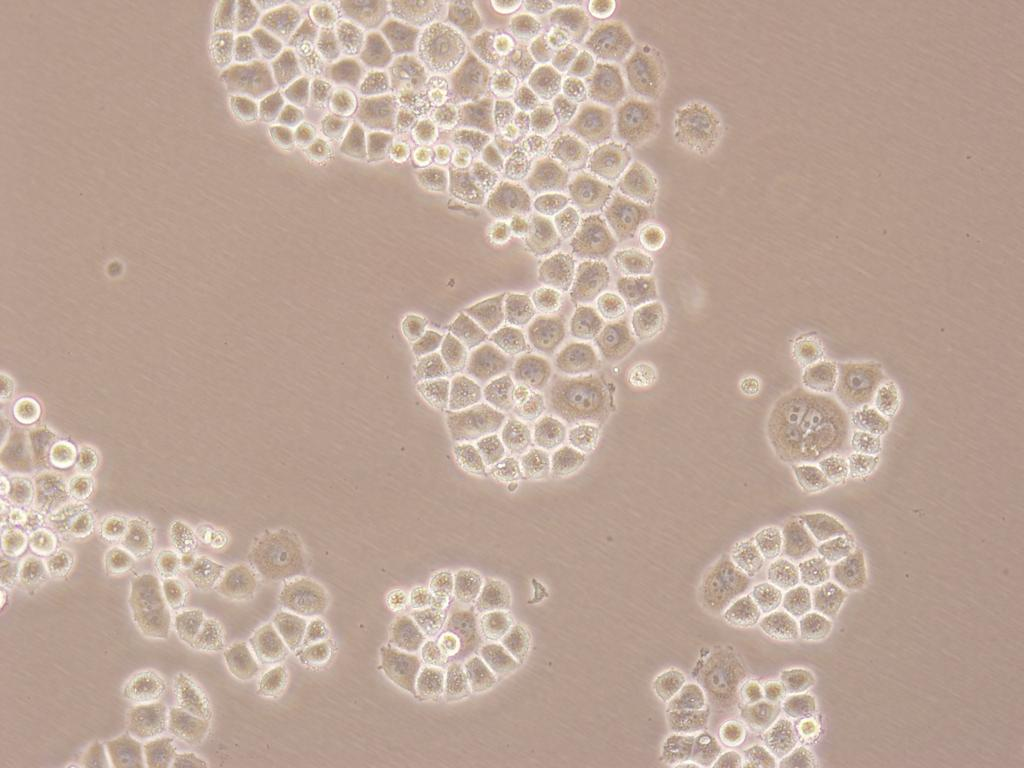
#> input picture data/images/im1.jpg, 1024 x 768 px
$ python -i part1_foreground.py   (imports and definitions only)
#> lines starting #> are read from the running program, lines starting #| are printed output that depends on the picture; after the words box and inside, x2 and y2 are one past the last pixel; in counts of white or black regions, pixels touching at a corner belong together
#> further down, picture is the input picture: shape (768, 1024, 3); mean B, G, R 152.3, 165.8, 189.1
import numpy as np
import cv2
from scipy import ndimage
from skimage import filters, morphology, measure
import matplotlib.pyplot as plt
from src.util import calculate_precision_recall_f1, visualize_mask_results, save_result

def obtain_foreground_mask(image, method='filled_mask'):
    """
    Extract foreground (cells) from background in CAMA-1 cell microscopy images.

    Parameters:
    -----------
    image : numpy.ndarray
        Input RGB image
    method : str
        Segmentation method ('filled_mask', 'otsu', 'combined')

    Returns:
    --------
    numpy.ndarray
        Binary mask where foreground (cell) pixels are 1 and background pixels are 0
    """
#> called with method = 'filled_mask'
    # start. Convert to grayscale
    gray = cv2.cvtColor(image, cv2.COLOR_BGR2GRAY)
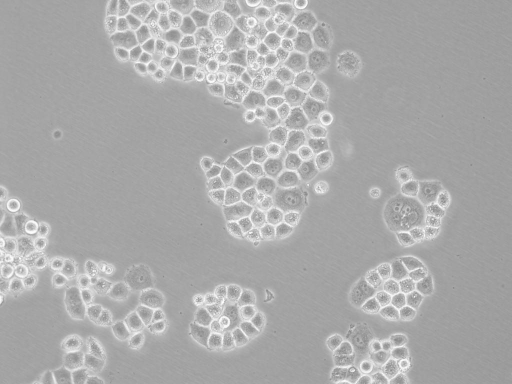
#> gray: shape (768, 1024) (shown at 1/2 size); min 119, max 254, mean 171.2

    if method == 'filled_mask':
        # This method specifically targets filling the entire cell areas

        # a lets start with apply contrast enhancement
        clahe = cv2.createCLAHE(clipLimit=2.0, tileGridSize=(8, 8))
        enhanced = clahe.apply(gray)
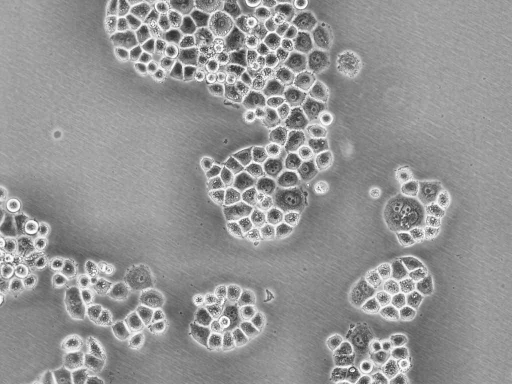
#> enhanced: shape (768, 1024) (shown at 1/2 size); min 43, max 255, mean 147.8

        #  set threshold to get initial cell areas and boundaries
        # handle to appear brighter than background in CAMA-1 images
        _, binary = cv2.threshold(enhanced, 0, 255, cv2.THRESH_BINARY + cv2.THRESH_OTSU)
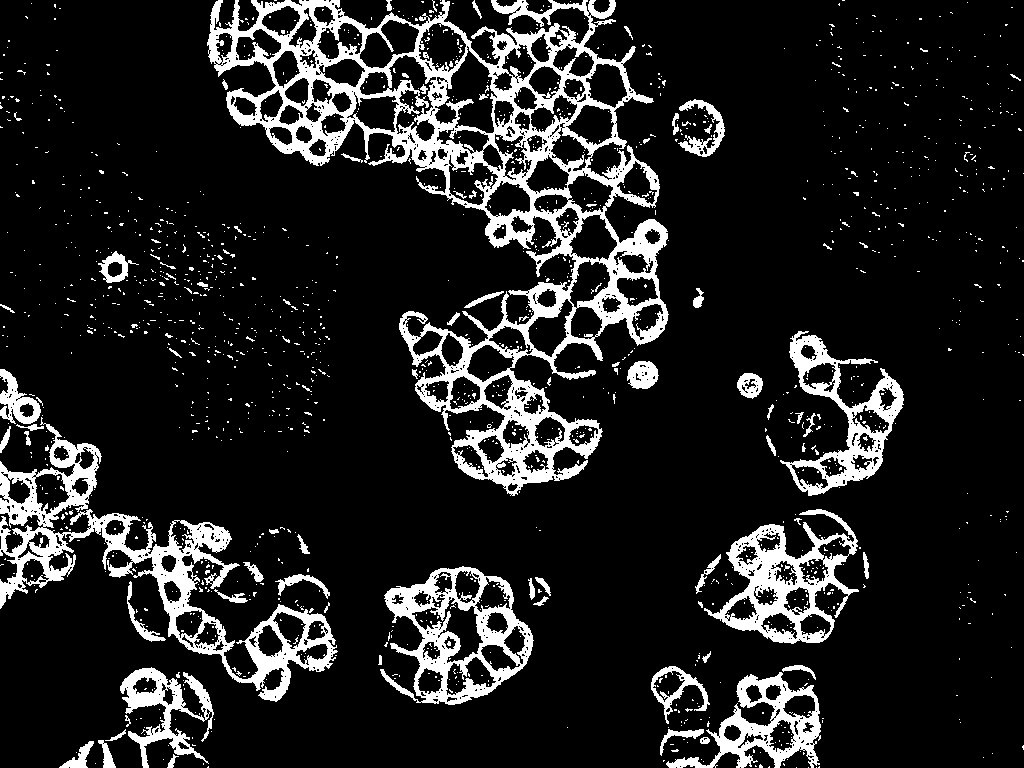
#> binary: shape (768, 1024); 13.2% white; 1542 white regions (1458 under 20 px), largest, box (x1, y1, x2, y2) and area: (207, 0, 669, 496) 45567, (0, 417, 338, 702) 15481, (380, 566, 534, 705) 7424

        # use morphological operations to fill cell interiors
        kernel_close = np.ones((15, 15), np.uint8)  # Large kernel to close gaps within cells
        closed = cv2.morphologyEx(binary, cv2.MORPH_CLOSE, kernel_close)
#> closed: shape (768, 1024); 26.1% white; 242 white regions (179 under 20 px), largest, box (x1, y1, x2, y2) and area: (207, 0, 669, 496) 90603, (0, 369, 338, 702) 33588, (695, 331, 904, 644) 23822

        # Apply hole filling
        filled = ndimage.binary_fill_holes(closed).astype(np.uint8)
#> filled: shape (768, 1024); values 0 (black) and 1 (white), 31.3% white; 241 white regions (178 under 20 px), largest, box (x1, y1, x2, y2) and area: (207, 0, 669, 496) 117531, (0, 369, 338, 702) 40811, (695, 331, 904, 644) 25962


        # Remove small objects (noise)
        mask_cleaned = morphology.remove_small_objects(
            filled.astype(bool), min_size=500
        ).astype(np.uint8)
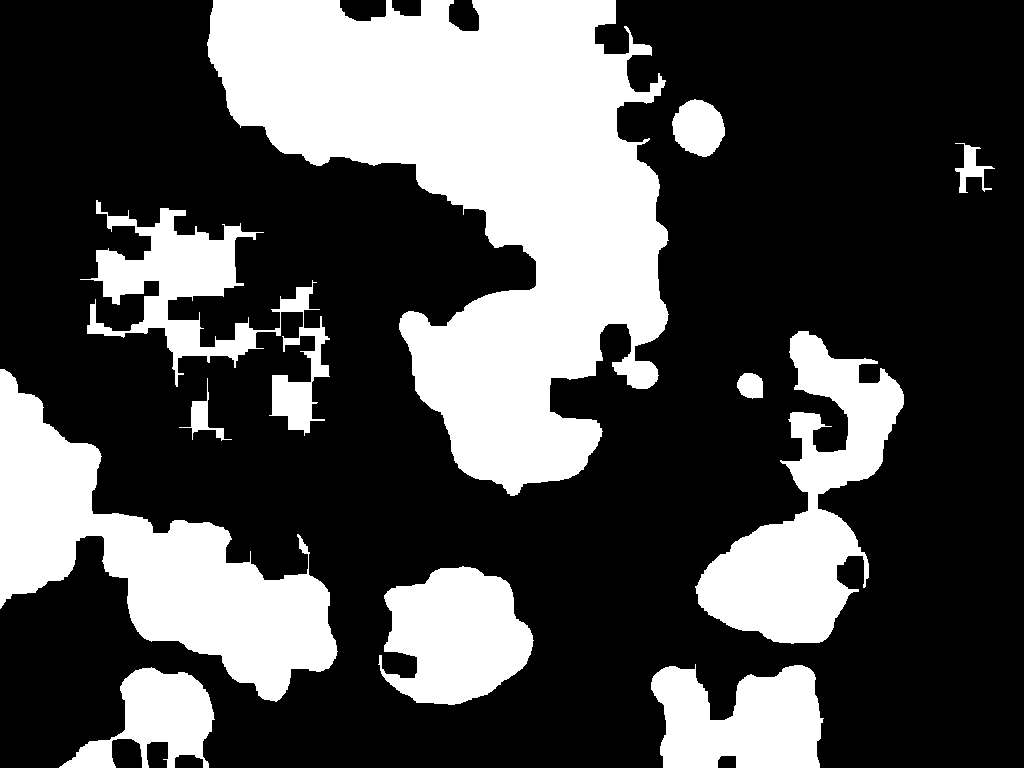
#> mask_cleaned: shape (768, 1024); values 0 (black) and 1 (white), 30.6% white; 11 white regions, largest, box (x1, y1, x2, y2) and area: (207, 0, 669, 496) 117531, (0, 369, 338, 702) 40811, (695, 331, 904, 644) 25962

        # Apply additional closing to smooth boundaries
        kernel_smooth = np.ones((7, 7), np.uint8)
        mask = cv2.morphologyEx(mask_cleaned, cv2.MORPH_CLOSE, kernel_smooth)

    elif method == 'otsu':
        # Standard Otsu thresholding

        # Apply Gaussian blur to reduce noise
        blurred = cv2.GaussianBlur(gray, (5, 5), 0)

        # Apply Otsu's thresholding
        _, binary = cv2.threshold(blurred, 0, 1, cv2.THRESH_BINARY + cv2.THRESH_OTSU)

        # we are using morphological operations to fill holes and smooth
        #this is allowed as stated in pdf.
        kernel = np.ones((11, 11), np.uint8)
        closed = cv2.morphologyEx(binary, cv2.MORPH_CLOSE, kernel)
        mask = ndimage.binary_fill_holes(closed).astype(np.uint8)

        # Remove small objects
        mask = morphology.remove_small_objects(mask.astype(bool), min_size=400).astype(np.uint8)

    elif method == 'combined':
        # Combination of methods

        # Apply CLAHE enhancement
        clahe = cv2.createCLAHE(clipLimit=2.0, tileGridSize=(8, 8))
        enhanced = clahe.apply(gray)

        # Apply Otsu's thresholding
        _, otsu_mask = cv2.threshold(enhanced, 0, 1, cv2.THRESH_BINARY + cv2.THRESH_OTSU)

        # Apply adaptive thresholding
        adaptive_mask = cv2.adaptiveThreshold(
            enhanced, 1, cv2.ADAPTIVE_THRESH_GAUSSIAN_C,
            cv2.THRESH_BINARY, 111, 2  # Large block size to capture cell regions
        )

        # Combine masks (union rather than intersection)
        combined_mask = np.maximum(otsu_mask, adaptive_mask)

        # Fill holes, incerase smoothnesss
        kernel = np.ones((15, 15), np.uint8)
        closed = cv2.morphologyEx(combined_mask, cv2.MORPH_CLOSE, kernel)
        filled = ndimage.binary_fill_holes(closed).astype(np.uint8)

        # Remove small objects because of noise
        mask = morphology.remove_small_objects(filled.astype(bool), min_size=500).astype(np.uint8)

    else:
        raise ValueError(f"Unknown segmentation method: {method}")

    return mask

# [48 lines left out: function evaluate_foreground_mask, not called in this run]

# lets run the script directly for testing
# [29 lines not run here, left out]

>>> import cv2
>>> picture = cv2.imread('../data/images/im1.jpg')
>>> result = obtain_foreground_mask(picture)

$ run again, on data/images/im2.jpg
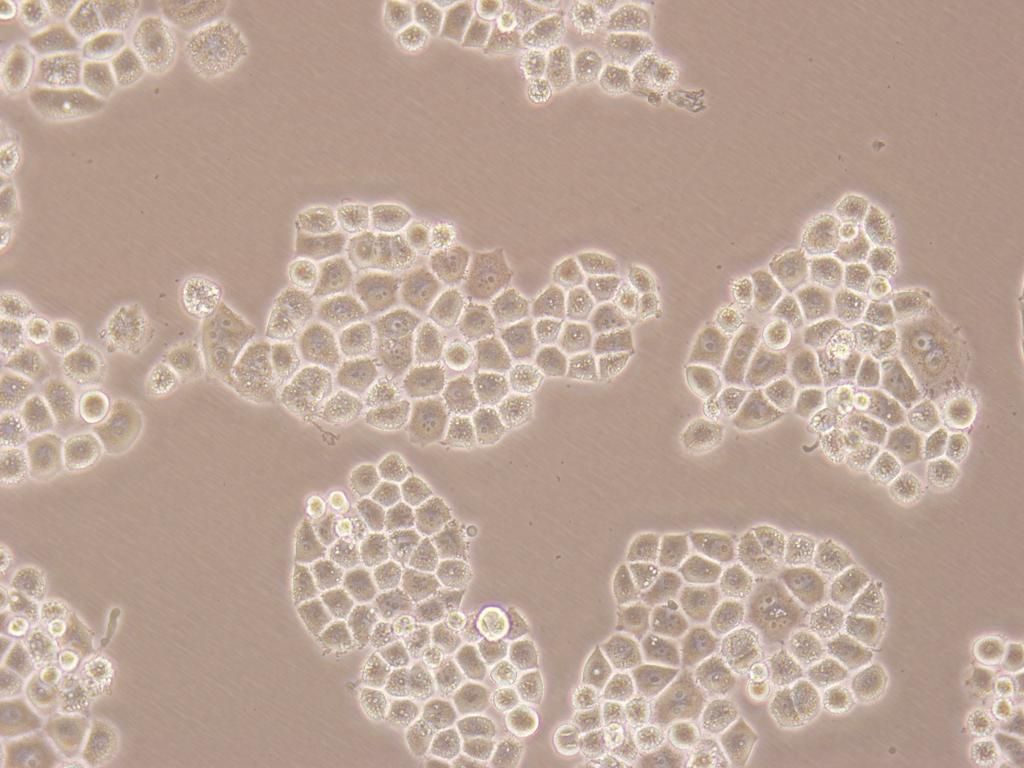
#> input picture data/images/im2.jpg, 1024 x 768 px
#> picture is the input picture: shape (768, 1024, 3); mean B, G, R 151.2, 164.5, 187.6
#> in obtain_foreground_mask, `_, binary = cv2.threshold(enhanced, 0, 255, cv2.THRESH_BINARY + cv2.TH..`:
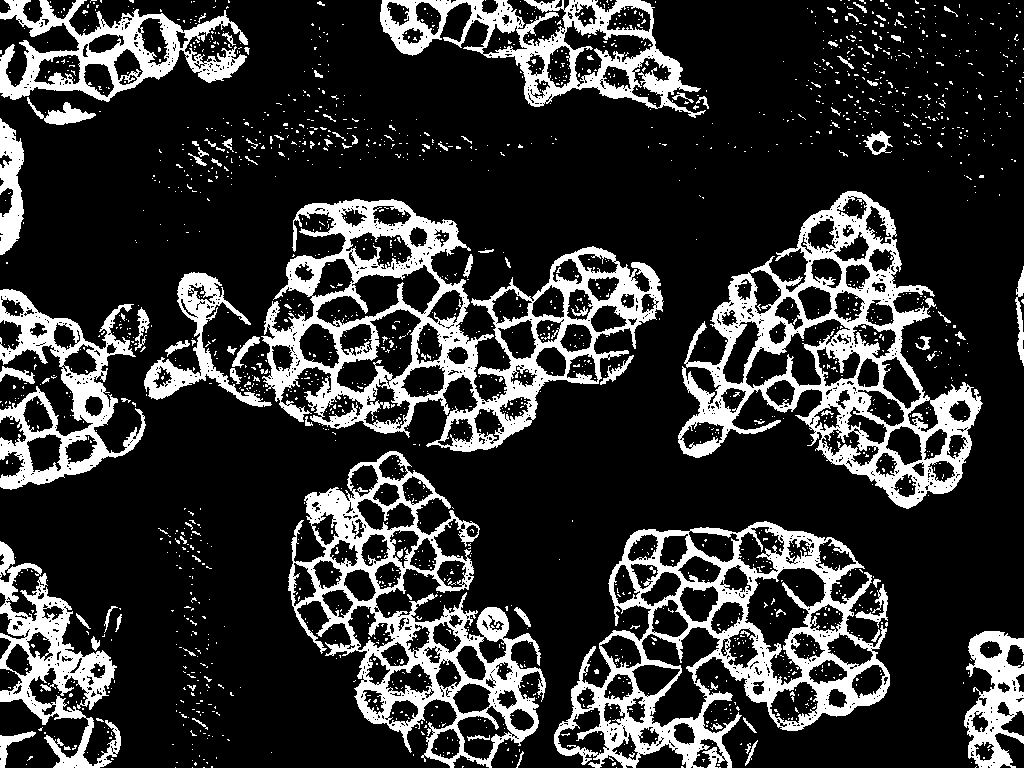
#> binary: shape (768, 1024); 19.9% white; 1996 white regions (1886 under 20 px), largest, box (x1, y1, x2, y2) and area: (261, 199, 664, 452) 27688, (678, 191, 983, 509) 24685, (554, 521, 890, 768) 23021
#> closed: shape (768, 1024); 39.5% white; 104 white regions (77 under 20 px), largest, box (x1, y1, x2, y2) and area: (144, 199, 664, 452) 60779, (554, 521, 890, 768) 48124, (678, 191, 983, 509) 46626
#> filled: shape (768, 1024); values 0 (black) and 1 (white), 46.8% white; 103 white regions (76 under 20 px), largest, box (x1, y1, x2, y2) and area: (144, 199, 664, 452) 76157, (554, 521, 890, 768) 60358, (678, 191, 983, 509) 56348
#> in obtain_foreground_mask, `mask_cleaned = morphology.remove_small_objects( filled.astype(bool), m..`:
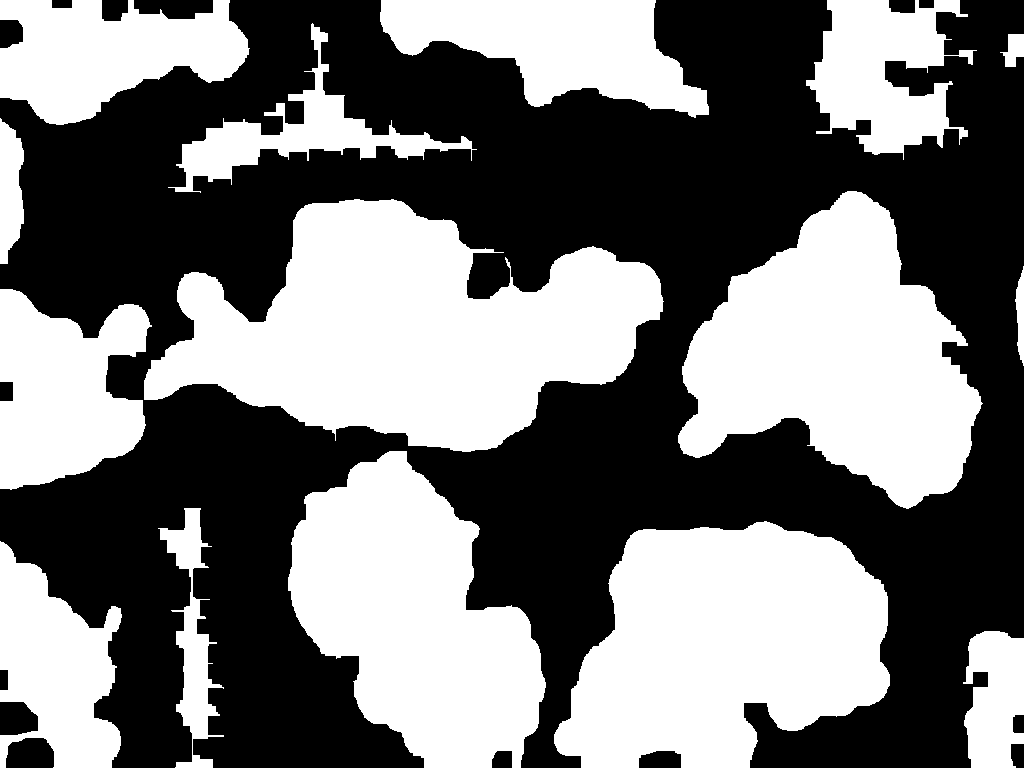
#> mask_cleaned: shape (768, 1024); values 0 (black) and 1 (white), 46.6% white; 15 white regions, largest, box (x1, y1, x2, y2) and area: (144, 199, 664, 452) 76157, (554, 521, 890, 768) 60358, (678, 191, 983, 509) 56348
